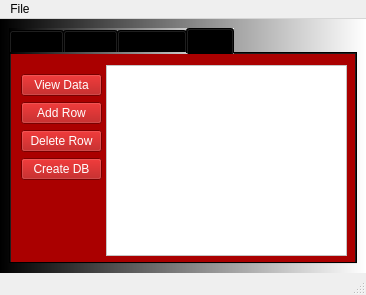
<?xml version="1.0" encoding="UTF-8"?>
<ui version="4.0">
 <class>MainWindow</class>
 <widget class="QMainWindow" name="MainWindow">
  <property name="geometry">
   <rect>
    <x>0</x>
    <y>0</y>
    <width>366</width>
    <height>295</height>
   </rect>
  </property>
  <property name="windowTitle">
   <string>MainWindow</string>
  </property>
  <widget class="QWidget" name="centralwidget">
   <property name="styleSheet">
    <string notr="true">background-color: qlineargradient(spread:pad, x1:0, y1:0, x2:1, y2:0, stop:0 rgba(0, 0, 0, 255), stop:1 rgba(255, 255, 255, 255));</string>
   </property>
   <layout class="QVBoxLayout" name="verticalLayout">
    <item>
     <widget class="QTabWidget" name="tabWidget">
      <property name="styleSheet">
       <string notr="true">background-color: qlineargradient(spread:pad, x1:0, y1:0, x2:1, y2:0, stop:0 rgba(0, 0, 0, 255), stop:1 rgba(255, 255, 255, 255));</string>
      </property>
      <property name="currentIndex">
       <number>3</number>
      </property>
      <widget class="QWidget" name="tab">
       <property name="styleSheet">
        <string notr="true">QWidget{
background-color: rgb(0, 0, 255);
}

QPushButton{
background-color: rgb(255, 255, 255);
}

QPushButton#pushButton_set_label{
background-color: rgb(255, 0, 255);
}
</string>
       </property>
       <attribute name="title">
        <string>Tab 1</string>
       </attribute>
       <widget class="QWidget" name="verticalLayoutWidget">
        <property name="geometry">
         <rect>
          <x>0</x>
          <y>0</y>
          <width>341</width>
          <height>201</height>
         </rect>
        </property>
        <layout class="QVBoxLayout" name="verticalLayout_2">
         <item>
          <widget class="QLabel" name="label">
           <property name="font">
            <font>
             <pointsize>18</pointsize>
            </font>
           </property>
           <property name="text">
            <string>TextLabel</string>
           </property>
           <property name="alignment">
            <set>Qt::AlignCenter</set>
           </property>
          </widget>
         </item>
         <item>
          <layout class="QHBoxLayout" name="horizontalLayout">
           <item>
            <widget class="QPushButton" name="pushButton_clear">
             <property name="text">
              <string>Clear label</string>
             </property>
            </widget>
           </item>
           <item>
            <widget class="QPushButton" name="pushButton_set_label">
             <property name="text">
              <string>Set label</string>
             </property>
            </widget>
           </item>
          </layout>
         </item>
        </layout>
       </widget>
      </widget>
      <widget class="QWidget" name="tab_2">
       <property name="autoFillBackground">
        <bool>false</bool>
       </property>
       <attribute name="title">
        <string>Tab 2</string>
       </attribute>
       <widget class="QPushButton" name="pushButton_convert">
        <property name="geometry">
         <rect>
          <x>260</x>
          <y>180</y>
          <width>75</width>
          <height>23</height>
         </rect>
        </property>
        <property name="styleSheet">
         <string notr="true">background-color: rgb(0, 170, 255);</string>
        </property>
        <property name="text">
         <string>Convert</string>
        </property>
       </widget>
       <widget class="QGroupBox" name="groupBox">
        <property name="geometry">
         <rect>
          <x>10</x>
          <y>69</y>
          <width>321</width>
          <height>101</height>
         </rect>
        </property>
        <property name="styleSheet">
         <string notr="true">background-color: rgb(255, 255, 255);</string>
        </property>
        <property name="title">
         <string>UI and PY conversions</string>
        </property>
        <widget class="QWidget" name="horizontalLayoutWidget">
         <property name="geometry">
          <rect>
           <x>0</x>
           <y>50</y>
           <width>321</width>
           <height>51</height>
          </rect>
         </property>
         <layout class="QHBoxLayout" name="horizontalLayout_2">
          <item>
           <widget class="QLabel" name="label_convert">
            <property name="text">
             <string>&lt;click radio button&gt;</string>
            </property>
           </widget>
          </item>
          <item>
           <widget class="QLineEdit" name="lineEdit"/>
          </item>
          <item>
           <widget class="QToolButton" name="toolButton">
            <property name="text">
             <string>...</string>
            </property>
           </widget>
          </item>
         </layout>
        </widget>
        <widget class="QRadioButton" name="radioButton_ui">
         <property name="geometry">
          <rect>
           <x>10</x>
           <y>20</y>
           <width>82</width>
           <height>17</height>
          </rect>
         </property>
         <property name="text">
          <string>UI to PY</string>
         </property>
        </widget>
        <widget class="QRadioButton" name="radioButton_exe">
         <property name="geometry">
          <rect>
           <x>120</x>
           <y>20</y>
           <width>82</width>
           <height>17</height>
          </rect>
         </property>
         <property name="text">
          <string>PY to EXE</string>
         </property>
        </widget>
       </widget>
      </widget>
      <widget class="QWidget" name="tab_3_network">
       <property name="styleSheet">
        <string notr="true"/>
       </property>
       <attribute name="title">
        <string>Network</string>
       </attribute>
       <widget class="QGroupBox" name="groupBox_2_client1">
        <property name="geometry">
         <rect>
          <x>10</x>
          <y>10</y>
          <width>121</width>
          <height>191</height>
         </rect>
        </property>
        <property name="styleSheet">
         <string notr="true">background-color: rgb(255, 255, 255);</string>
        </property>
        <property name="title">
         <string>TCP Client</string>
        </property>
        <widget class="QWidget" name="verticalLayoutWidget_2">
         <property name="geometry">
          <rect>
           <x>10</x>
           <y>19</y>
           <width>101</width>
           <height>161</height>
          </rect>
         </property>
         <layout class="QVBoxLayout" name="verticalLayout_4">
          <item>
           <widget class="QTextEdit" name="textEdit_client1"/>
          </item>
          <item>
           <widget class="QLineEdit" name="lineEdit_client1"/>
          </item>
          <item>
           <widget class="QPushButton" name="pushButton_client1_send">
            <property name="styleSheet">
             <string notr="true">background-color: rgb(255, 0, 0);
color: rgb(255, 255, 255);
</string>
            </property>
            <property name="text">
             <string>Connect to Server</string>
            </property>
           </widget>
          </item>
         </layout>
        </widget>
       </widget>
       <widget class="QGroupBox" name="groupBox_3_client2">
        <property name="geometry">
         <rect>
          <x>140</x>
          <y>10</y>
          <width>121</width>
          <height>191</height>
         </rect>
        </property>
        <property name="styleSheet">
         <string notr="true">background-color: rgb(255, 255, 255);</string>
        </property>
        <property name="title">
         <string>TCP Client</string>
        </property>
        <widget class="QWidget" name="verticalLayoutWidget_3">
         <property name="geometry">
          <rect>
           <x>10</x>
           <y>19</y>
           <width>101</width>
           <height>161</height>
          </rect>
         </property>
         <layout class="QVBoxLayout" name="verticalLayout_5">
          <item>
           <widget class="QTextEdit" name="textEdit_client2"/>
          </item>
          <item>
           <widget class="QLineEdit" name="lineEdit_client2"/>
          </item>
          <item>
           <widget class="QPushButton" name="pushButton_client2_send">
            <property name="styleSheet">
             <string notr="true">background-color: rgb(0, 0, 255);
color: rgb(255, 255, 255);</string>
            </property>
            <property name="text">
             <string>Connect to Server</string>
            </property>
           </widget>
          </item>
         </layout>
        </widget>
       </widget>
       <widget class="QGroupBox" name="groupBox_4_server">
        <property name="geometry">
         <rect>
          <x>270</x>
          <y>100</y>
          <width>61</width>
          <height>101</height>
         </rect>
        </property>
        <property name="styleSheet">
         <string notr="true">background-color: qlineargradient(spread:pad, x1:0, y1:0, x2:1, y2:0, stop:0 rgba(255, 178, 102, 255), stop:0.55 rgba(235, 148, 61, 255), stop:0.98 rgba(0, 0, 0, 255), stop:1 rgba(0, 0, 0, 0));</string>
        </property>
        <property name="title">
         <string>Server</string>
        </property>
        <widget class="QLabel" name="label_2">
         <property name="geometry">
          <rect>
           <x>10</x>
           <y>20</y>
           <width>47</width>
           <height>13</height>
          </rect>
         </property>
         <property name="text">
          <string>Port:</string>
         </property>
        </widget>
        <widget class="QLineEdit" name="lineEdit_4_port_number">
         <property name="geometry">
          <rect>
           <x>10</x>
           <y>40</y>
           <width>41</width>
           <height>20</height>
          </rect>
         </property>
         <property name="styleSheet">
          <string notr="true">background-color: rgb(255, 255, 255);</string>
         </property>
         <property name="text">
          <string>12345</string>
         </property>
        </widget>
        <widget class="QPushButton" name="pushButton_3_start">
         <property name="geometry">
          <rect>
           <x>10</x>
           <y>70</y>
           <width>41</width>
           <height>23</height>
          </rect>
         </property>
         <property name="styleSheet">
          <string notr="true">background-color: rgb(0, 0, 0);
color: rgb(255, 255, 255);
</string>
         </property>
         <property name="text">
          <string>Start</string>
         </property>
        </widget>
       </widget>
      </widget>
      <widget class="QWidget" name="tab_4_SQL">
       <property name="styleSheet">
        <string notr="true">background-color: rgb(170, 0, 0);
color: rgb(255, 255, 255);</string>
       </property>
       <attribute name="title">
        <string>SQL</string>
       </attribute>
       <widget class="QTableView" name="tableView">
        <property name="geometry">
         <rect>
          <x>95</x>
          <y>11</y>
          <width>241</width>
          <height>191</height>
         </rect>
        </property>
        <property name="styleSheet">
         <string notr="true">background-color: rgb(255, 255, 255);</string>
        </property>
       </widget>
       <widget class="QWidget" name="verticalLayoutWidget_4">
        <property name="geometry">
         <rect>
          <x>10</x>
          <y>20</y>
          <width>81</width>
          <height>171</height>
         </rect>
        </property>
        <layout class="QVBoxLayout" name="verticalLayout_3">
         <item>
          <widget class="QPushButton" name="pushButton_3_view_data">
           <property name="text">
            <string>View Data</string>
           </property>
          </widget>
         </item>
         <item>
          <widget class="QPushButton" name="pushButton_2_add_row">
           <property name="text">
            <string>Add Row</string>
           </property>
          </widget>
         </item>
         <item>
          <widget class="QPushButton" name="pushButton_delete_row">
           <property name="text">
            <string>Delete Row</string>
           </property>
          </widget>
         </item>
         <item>
          <widget class="QPushButton" name="pushButton_4_create_db">
           <property name="text">
            <string>Create DB</string>
           </property>
          </widget>
         </item>
         <item>
          <spacer name="verticalSpacer">
           <property name="orientation">
            <enum>Qt::Vertical</enum>
           </property>
           <property name="sizeHint" stdset="0">
            <size>
             <width>20</width>
             <height>40</height>
            </size>
           </property>
          </spacer>
         </item>
        </layout>
       </widget>
      </widget>
     </widget>
    </item>
   </layout>
  </widget>
  <widget class="QMenuBar" name="menubar">
   <property name="geometry">
    <rect>
     <x>0</x>
     <y>0</y>
     <width>366</width>
     <height>21</height>
    </rect>
   </property>
   <widget class="QMenu" name="menuFile">
    <property name="title">
     <string>File</string>
    </property>
    <addaction name="actionNew"/>
    <addaction name="separator"/>
    <addaction name="actionExit"/>
   </widget>
   <addaction name="menuFile"/>
  </widget>
  <widget class="QStatusBar" name="statusbar">
   <property name="statusTip">
    <string>Statusbar</string>
   </property>
  </widget>
  <action name="actionNew">
   <property name="icon">
    <iconset>
     <normaloff>../icons/new_icon.png</normaloff>../icons/new_icon.png</iconset>
   </property>
   <property name="text">
    <string>New</string>
   </property>
   <property name="statusTip">
    <string>New File</string>
   </property>
  </action>
  <action name="actionExit">
   <property name="icon">
    <iconset>
     <normaloff>../icons/exit_icon.png</normaloff>../icons/exit_icon.png</iconset>
   </property>
   <property name="text">
    <string>Exit</string>
   </property>
  </action>
 </widget>
 <resources/>
 <connections/>
 <slots>
  <slot>slot1()</slot>
 </slots>
</ui>
